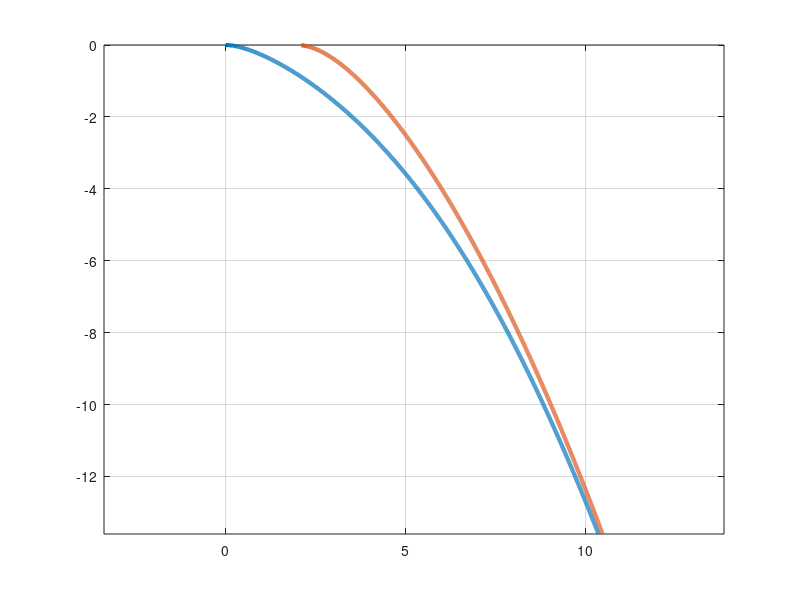

MATLAB code to generate this figure: (Note: this script raises an error after producing the figure.)
%#ok<*CLALL>; hw0_fig3.m 
clear all; close all; clc

x       = linspace(-13.6, 0, 2400);
k       = sqrt(-2 * x);
lambda  = [k + k .* tanh(k/2); k + k .* coth(k/2)];

figure('Visible', 'off');
set(gca, 'Color',  '#fffff9', 'GridColor', 'black', ...
         'XColor', '#1f1f1f', 'YColor', '#1f1f1f');
box on; grid on; hold on; axis equal;
plot(lambda(1,:), x, 'LineWidth', 3);
plot(lambda(2,:), x, 'LineWidth', 3);
fontsize(32, "points");
lh = legend({' Odd Parity', ' Even Parity'}, 'Color', 'white', ...
             'TextColor', 'k', 'BackgroundAlpha', .8, 'FontSize', 16);
lh.IconColumnWidth = 50;
xlim([0, 10]);  xticks([0 3 6 9]); ylim([-12, 0]); yticks([-12 -9 -6 -3 0]);
hold off;
exportgraphics(gcf, 'hw0_fig3.pdf', 'ContentType', 'vector', ...
               'BackgroundColor', 'none');
close(gcf);